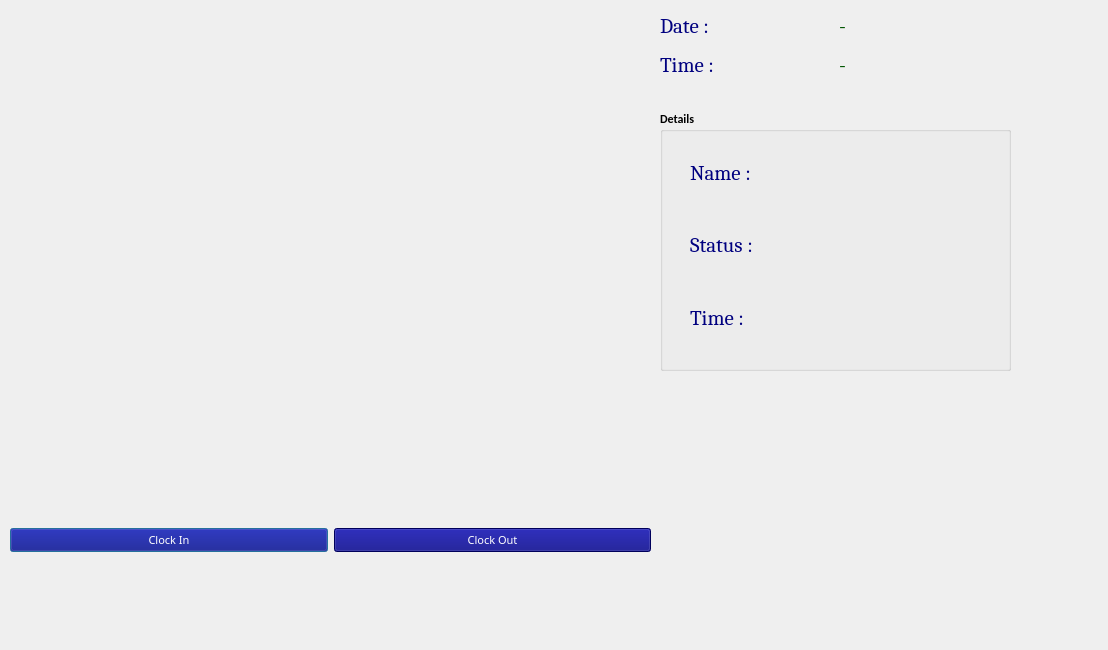
<?xml version="1.0" encoding="UTF-8"?>
<ui version="4.0">
 <class>OutputDialog</class>
 <widget class="QDialog" name="OutputDialog">
  <property name="geometry">
   <rect>
    <x>0</x>
    <y>0</y>
    <width>1108</width>
    <height>650</height>
   </rect>
  </property>
  <property name="minimumSize">
   <size>
    <width>0</width>
    <height>0</height>
   </size>
  </property>
  <property name="maximumSize">
   <size>
    <width>1280</width>
    <height>720</height>
   </size>
  </property>
  <property name="font">
   <font>
    <family>Calibri</family>
    <weight>75</weight>
    <bold>true</bold>
   </font>
  </property>
  <property name="windowTitle">
   <string>Face Recognition Attendance App</string>
  </property>
  <property name="windowIcon">
   <iconset>
    <normaloff>icon.png</normaloff>icon.png</iconset>
  </property>
  <property name="styleSheet">
   <string notr="true"/>
  </property>
  <widget class="QLabel" name="imgLabel">
   <property name="geometry">
    <rect>
     <x>10</x>
     <y>10</y>
     <width>640</width>
     <height>480</height>
    </rect>
   </property>
   <property name="minimumSize">
    <size>
     <width>4</width>
     <height>0</height>
    </size>
   </property>
   <property name="maximumSize">
    <size>
     <width>640</width>
     <height>480</height>
    </size>
   </property>
   <property name="text">
    <string/>
   </property>
  </widget>
  <widget class="QWidget" name="horizontalLayoutWidget">
   <property name="geometry">
    <rect>
     <x>10</x>
     <y>500</y>
     <width>641</width>
     <height>80</height>
    </rect>
   </property>
   <layout class="QHBoxLayout" name="horizontalLayout">
    <item>
     <widget class="QPushButton" name="ClockInButton">
      <property name="font">
       <font>
        <family>Copperplate Gothic Bold</family>
        <pointsize>8</pointsize>
        <weight>50</weight>
        <italic>false</italic>
        <bold>false</bold>
       </font>
      </property>
      <property name="styleSheet">
       <string notr="true">background-color: rgb(0, 0, 127);
color: rgb(255, 255, 255);
font: 8pt &quot;Copperplate Gothic Bold&quot;;</string>
      </property>
      <property name="text">
       <string>Clock In</string>
      </property>
      <property name="checkable">
       <bool>true</bool>
      </property>
     </widget>
    </item>
    <item>
     <widget class="QPushButton" name="ClockOutButton">
      <property name="font">
       <font>
        <family>Copperplate Gothic Bold</family>
        <pointsize>8</pointsize>
        <weight>50</weight>
        <italic>false</italic>
        <bold>false</bold>
       </font>
      </property>
      <property name="styleSheet">
       <string notr="true">background-color: rgb(0, 0, 127);
color: rgb(255, 255, 255);
font: 8pt &quot;Copperplate Gothic Bold&quot;;</string>
      </property>
      <property name="text">
       <string>Clock Out</string>
      </property>
      <property name="checkable">
       <bool>true</bool>
      </property>
     </widget>
    </item>
   </layout>
  </widget>
  <widget class="QWidget" name="gridLayoutWidget">
   <property name="geometry">
    <rect>
     <x>660</x>
     <y>10</y>
     <width>351</width>
     <height>71</height>
    </rect>
   </property>
   <layout class="QGridLayout" name="gridLayout_2">
    <item row="0" column="0">
     <widget class="QLabel" name="label">
      <property name="font">
       <font>
        <family>Cambria</family>
        <pointsize>16</pointsize>
        <weight>50</weight>
        <italic>false</italic>
        <bold>false</bold>
       </font>
      </property>
      <property name="styleSheet">
       <string notr="true">font: 16pt &quot;Cambria&quot;;
color: rgb(0, 0, 127);
</string>
      </property>
      <property name="text">
       <string>Date :</string>
      </property>
     </widget>
    </item>
    <item row="0" column="1">
     <widget class="QLabel" name="Date_Label">
      <property name="font">
       <font>
        <family>Cambria</family>
        <pointsize>16</pointsize>
        <weight>50</weight>
        <italic>false</italic>
        <bold>false</bold>
       </font>
      </property>
      <property name="styleSheet">
       <string notr="true">font: 16pt &quot;Cambria&quot;;
color: rgb(0, 85, 0);
</string>
      </property>
      <property name="text">
       <string>-</string>
      </property>
     </widget>
    </item>
    <item row="1" column="0">
     <widget class="QLabel" name="label_2">
      <property name="font">
       <font>
        <family>Cambria</family>
        <pointsize>16</pointsize>
        <weight>50</weight>
        <italic>false</italic>
        <bold>false</bold>
       </font>
      </property>
      <property name="styleSheet">
       <string notr="true">font: 16pt &quot;Cambria&quot;;
color: rgb(0, 0, 127);
</string>
      </property>
      <property name="text">
       <string>Time :</string>
      </property>
     </widget>
    </item>
    <item row="1" column="1">
     <widget class="QLabel" name="Time_Label">
      <property name="font">
       <font>
        <family>Cambria</family>
        <pointsize>16</pointsize>
        <weight>50</weight>
        <italic>false</italic>
        <bold>false</bold>
       </font>
      </property>
      <property name="styleSheet">
       <string notr="true">font: 16pt &quot;Cambria&quot;;
color: rgb(0, 85, 0);
</string>
      </property>
      <property name="text">
       <string>-</string>
      </property>
     </widget>
    </item>
   </layout>
  </widget>
  <widget class="QGroupBox" name="groupBox">
   <property name="geometry">
    <rect>
     <x>660</x>
     <y>110</y>
     <width>351</width>
     <height>261</height>
    </rect>
   </property>
   <property name="styleSheet">
    <string notr="true">border-color: rgb(255, 255, 255);</string>
   </property>
   <property name="title">
    <string>Details</string>
   </property>
   <widget class="QWidget" name="verticalLayoutWidget">
    <property name="geometry">
     <rect>
      <x>30</x>
      <y>30</y>
      <width>141</width>
      <height>211</height>
     </rect>
    </property>
    <layout class="QVBoxLayout" name="verticalLayout">
     <item>
      <widget class="QLabel" name="label_3">
       <property name="font">
        <font>
         <family>Cambria</family>
         <pointsize>16</pointsize>
         <weight>50</weight>
         <italic>false</italic>
         <bold>false</bold>
        </font>
       </property>
       <property name="styleSheet">
        <string notr="true">font: 16pt &quot;Cambria&quot;;
color: rgb(0, 0, 127);
</string>
       </property>
       <property name="text">
        <string>Name : </string>
       </property>
      </widget>
     </item>
     <item>
      <widget class="QLabel" name="label_4">
       <property name="font">
        <font>
         <family>Cambria</family>
         <pointsize>16</pointsize>
         <weight>50</weight>
         <italic>false</italic>
         <bold>false</bold>
        </font>
       </property>
       <property name="styleSheet">
        <string notr="true">font: 16pt &quot;Cambria&quot;;
color: rgb(0, 0, 127);
</string>
       </property>
       <property name="text">
        <string>Status :</string>
       </property>
      </widget>
     </item>
     <item>
      <widget class="QLabel" name="label_5">
       <property name="font">
        <font>
         <family>Cambria</family>
         <pointsize>16</pointsize>
         <weight>50</weight>
         <italic>false</italic>
         <bold>false</bold>
        </font>
       </property>
       <property name="styleSheet">
        <string notr="true">font: 16pt &quot;Cambria&quot;;
color: rgb(0, 0, 127);
</string>
       </property>
       <property name="text">
        <string>Time : </string>
       </property>
      </widget>
     </item>
    </layout>
   </widget>
   <widget class="QWidget" name="verticalLayoutWidget_2">
    <property name="geometry">
     <rect>
      <x>170</x>
      <y>30</y>
      <width>171</width>
      <height>211</height>
     </rect>
    </property>
    <layout class="QVBoxLayout" name="verticalLayout_2">
     <item>
      <widget class="QLabel" name="NameLabel">
       <property name="font">
        <font>
         <family>Cambria</family>
         <pointsize>16</pointsize>
         <weight>50</weight>
         <italic>false</italic>
         <bold>false</bold>
        </font>
       </property>
       <property name="styleSheet">
        <string notr="true">font: 16pt &quot;Cambria&quot;;
color: rgb(0, 85, 0);
</string>
       </property>
       <property name="text">
        <string/>
       </property>
      </widget>
     </item>
     <item>
      <widget class="QLabel" name="StatusLabel">
       <property name="font">
        <font>
         <family>Cambria</family>
         <pointsize>16</pointsize>
         <weight>50</weight>
         <italic>false</italic>
         <bold>false</bold>
        </font>
       </property>
       <property name="styleSheet">
        <string notr="true">font: 16pt &quot;Cambria&quot;;
color: rgb(0, 85, 0);
</string>
       </property>
       <property name="text">
        <string/>
       </property>
      </widget>
     </item>
     <item>
      <layout class="QHBoxLayout" name="horizontalLayout_2">
       <item>
        <widget class="QLabel" name="HoursLabel">
         <property name="font">
          <font>
           <family>Cambria</family>
           <pointsize>16</pointsize>
           <weight>50</weight>
           <italic>false</italic>
           <bold>false</bold>
          </font>
         </property>
         <property name="styleSheet">
          <string notr="true">font: 16pt &quot;Cambria&quot;;
color: rgb(0, 85, 0);
</string>
         </property>
         <property name="text">
          <string/>
         </property>
        </widget>
       </item>
       <item>
        <widget class="QLabel" name="MinLabel">
         <property name="font">
          <font>
           <family>Cambria</family>
           <pointsize>16</pointsize>
           <weight>50</weight>
           <italic>false</italic>
           <bold>false</bold>
          </font>
         </property>
         <property name="styleSheet">
          <string notr="true">font: 16pt &quot;Cambria&quot;;
color: rgb(0, 85, 0);
</string>
         </property>
         <property name="text">
          <string/>
         </property>
        </widget>
       </item>
      </layout>
     </item>
    </layout>
   </widget>
  </widget>
 </widget>
 <resources>
  <include location="resource.qrc"/>
 </resources>
 <connections/>
</ui>
